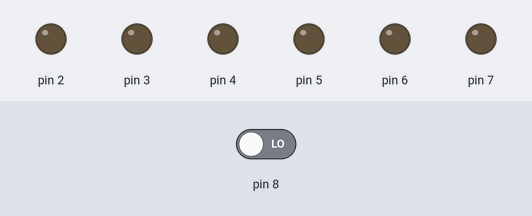
Simulated run of this sketch. Board: Arduino Uno, built with avr-gcc and run on an emulated ATmega328P. Parts: output pins drawn as LEDs (lit = HIGH). The test bench sets the inputs (shaded band); at power-on: pin 8 LOW. What the sketch prints to the serial monitor is not drawn.

Above: at 1.2 s.
1.3 s: pin 8 driven HIGH
At 1.82 s:
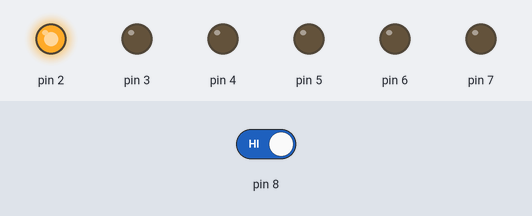
At 2.52 s:
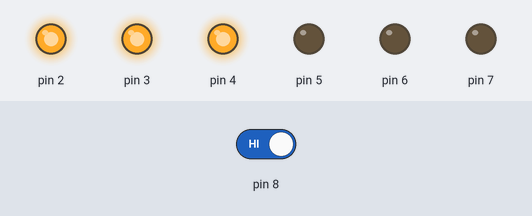
4.3 s: pin 8 driven LOW
At 5.2 s:
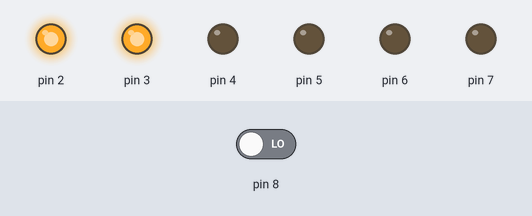
Timing chart, 0 to 7.3 s (numbered marks = the images above; inputs shaded):
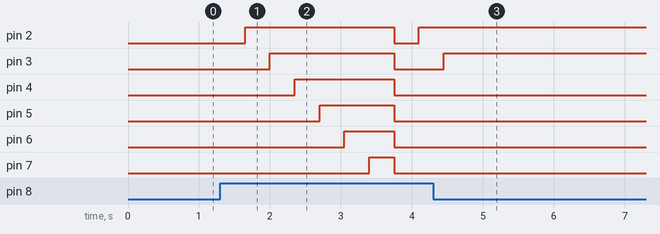

Measured:
- after the input at 1.3 s, pin 2: LOW → HIGH after 0.35 s, → LOW 2.1 s later, → HIGH 0.35 s later; pin 3: LOW → HIGH after 0.70 s, → LOW 1.8 s later; pin 4: LOW → HIGH after 1.1 s, → LOW 1.4 s later; pin 5: LOW → HIGH after 1.4 s, → LOW 1.1 s later; pin 6: LOW → HIGH after 1.8 s, → LOW 0.70 s later
- after the input at 4.3 s, pin 2: stops changing and stays HIGH; pin 3: goes on until 4.5 s, then stays HIGH; pin 4–7: stops changing and stays LOW

The sketch:

sketch_oct24a.ino
```cpp
int buttonState=0;
void setup() {
Serial.begin(9600);
pinMode(2,OUTPUT);
pinMode(3,OUTPUT);
pinMode(4,OUTPUT);
pinMode(5,OUTPUT);
pinMode(6,OUTPUT);
pinMode(7,OUTPUT);
pinMode(8,INPUT);
}

void loop() {
if(digitalRead(8)==HIGH)
{
  buttonState++;
  Serial.print(buttonState);
  delay(350);
}
if(buttonState==1)
{
  digitalWrite(2,HIGH);
}
else if(buttonState==2)
{
  digitalWrite(3,HIGH);
}
else if(buttonState==3)
{
  digitalWrite(4,HIGH);
}
else if(buttonState==4)
{
  digitalWrite(5,HIGH);
}
else if(buttonState==5)
{
  digitalWrite(6,HIGH);
}
else if(buttonState==6)
{
  digitalWrite(7,HIGH);
}
else if(buttonState==7)
{
  buttonState=0;
  digitalWrite(2,LOW);
  digitalWrite(3,LOW);
  digitalWrite(4,LOW);
  digitalWrite(5,LOW);
  digitalWrite(6,LOW);
  digitalWrite(7,LOW);
}
}
```
